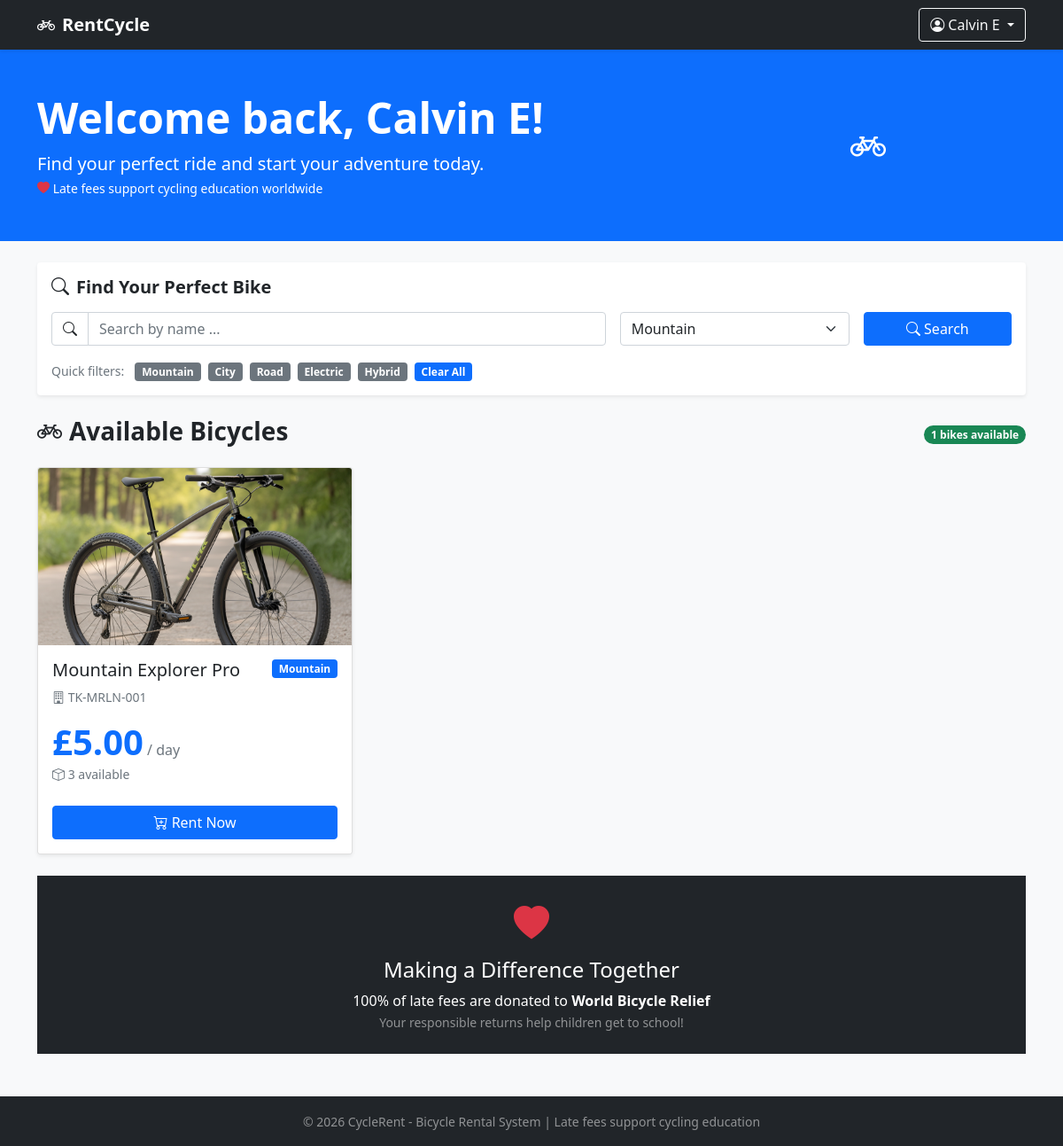
/user/dashboard.php?category=Mountain (signed in), run on the app's committed database.
### tables this page shows
CREATE TABLE bicycles (
    bike_id int(11) NOT NULL AUTO_INCREMENT,  
    name varchar(100) NOT NULL,
    category varchar(50) NOT NULL,
    serial_number varchar(100) DEFAULT NULL,
    price_per_day decimal(10,2) DEFAULT '10.00',
    quantity int(11) DEFAULT '1',
    created_at timestamp DEFAULT CURRENT_TIMESTAMP,
    PRIMARY KEY (bike_id),   
    UNIQUE KEY serial_number (serial_number)
);

### user/dashboard.php (the view, shortened to what this page needs)
<?php
require_once __DIR__ . '/../config/connection.php';
$search = isset($_GET['search']) ? mysqli_real_escape_string($db, $_GET['search']) : '';
$category = isset($_GET['category']) ? mysqli_real_escape_string($db, $_GET['category']) : '';
$bikes_sql = "SELECT * FROM bicycles WHERE quantity > 0";
if (!empty($category)) {
    $bikes_sql .= " AND category = '$category'";
}
$bikes_sql .= " ORDER BY name ASC";
$available_bikes = $db->query($bikes_sql);
function getBikeImage($category) {
    $imageMap = [
        'Mountain' => 'mountain_bike.jpg',
        'City' => 'city_bike.jpg',
        'Road' => 'road_bike.jpg',
        'Electric' => 'electric_bike.jpg',
        'Hybrid' => 'hybrid_bike.jpg',
        'Kids' => 'kids_bike.jpg',
        'Cruiser' => 'cruiser_bike.jpg'
    ];
    $filename = isset($imageMap[$category]) ? $imageMap[$category] : 'default_bike.jpg';
    return '../assets/images/bikes/' . $filename;
}
?>
<!DOCTYPE html>
<html lang="en">
<head>
    <link href="https://cdn.jsdelivr.net/npm/bootstrap@5.1.3/dist/css/bootstrap.min.css" rel="stylesheet">
    <link rel="stylesheet" href="https://cdn.jsdelivr.net/npm/bootstrap-icons@1.11.0/font/bootstrap-icons.css">
</head>
<body class="bg-light">
<nav class="navbar navbar-dark bg-dark sticky-top shadow-sm">
    <div class="container">
        <a class="navbar-brand fw-bold" href="#">
            <i class="bi bi-bicycle me-2"></i>RentCycle
        </a>
        <div class="dropdown">
            <button class="btn btn-outline-light dropdown-toggle" type="button" data-bs-toggle="dropdown">
                <i class="bi bi-person-circle"></i> <?php echo $_SESSION['fullname']; ?>
            </button>
        </div>
    </div>
</nav>
<div class="bg-primary text-white py-5 mb-4">
    <div class="container">
        <div class="row align-items-center">
            <div class="col-lg-8">
                <h1 class="display-5 fw-bold">Welcome back, <?php echo $_SESSION['fullname']; ?>!</h1>
                <p class="lead mb-0">Find your perfect ride and start your adventure today.</p>
                <small><i class="bi bi-heart-fill text-danger"></i> Late fees support cycling education worldwide</small>
            </div>
            <div class="col-lg-4 text-center d-none d-lg-block">
                <i class="bi bi-bicycle fs-1"></i>
            </div>
        </div>
    </div>
</div>
<div class="container">
    <div class="card shadow-sm border-0 rounded-4 mb-4">
        <div class="card-body">
            <h5 class="mb-3 fw-bold">
                <i class="bi bi-search me-2"></i>Find Your Perfect Bike
            </h5>
            <form method="GET" action="" class="mb-3">
                <div class="row g-3">
                    <div class="col-md-7">
                        <div class="input-group">
                            <span class="input-group-text bg-white"><i class="bi bi-search"></i></span>
                            <input type="text" name="search" class="form-control"
                                   placeholder="Search by name ..."
                                   value="<?php echo htmlspecialchars($search); ?>">
                        </div>
                    </div>
                    <div class="col-md-3">
                        <select name="category" class="form-select">
                            <option value="Mountain" <?php echo $category == 'Mountain' ? 'selected' : ''; ?>>Mountain</option>
                        </select>
                    </div>
                    <div class="col-md-2">
                        <button type="submit" class="btn btn-primary w-100">
                            <i class="bi bi-search"></i> Search
                        </button>
                    </div>
                </div>
            </form>
            <div>
                <span class="text-muted small me-2">Quick filters:</span>
                <a href="?category=Mountain" class="badge bg-secondary text-decoration-none me-1">Mountain</a>
                <a href="?category=City" class="badge bg-secondary text-decoration-none me-1">City</a>
                <a href="?category=Road" class="badge bg-secondary text-decoration-none me-1">Road</a>
                <a href="?category=Electric" class="badge bg-secondary text-decoration-none me-1">Electric</a>
                <a href="?category=Hybrid" class="badge bg-secondary text-decoration-none me-1">Hybrid</a>
                <a href="?" class="badge bg-primary text-decoration-none">Clear All</a>
            </div>
        </div>
    </div>
    <div class="d-flex justify-content-between align-items-center mb-3">
        <h3 class="fw-bold">
            <i class="bi bi-bicycle me-2"></i>Available Bicycles
        </h3>
        <span class="badge bg-success rounded-pill"><?php echo $available_bikes ? $available_bikes->num_rows : 0; ?> bikes available</span>
    </div>
    <div class="row">
        <?php if($available_bikes && $available_bikes->num_rows > 0): ?>
            <?php while($bike = $available_bikes->fetch_assoc()): ?>
            <div class="col-lg-4 col-md-6 mb-4">
                <div class="card h-100 shadow-sm">
                    <img src="<?php echo getBikeImage($bike['category']); ?>"
                         class="card-img-top"
                         style="height: 200px; object-fit: cover;"
                         alt="<?php echo $bike['name']; ?>">
                    <div class="card-body">
                        <div class="d-flex justify-content-between align-items-start">
                            <h5 class="card-title mb-0"><?php echo $bike['name']; ?></h5>
                            <span class="badge bg-primary"><?php echo $bike['category']; ?></span>
                        </div>
                        <p class="card-text text-muted small mt-2">
                            <i class="bi bi-building"></i> <?php echo $bike['serial_number'] ?: 'Model Number'; ?>
                        </p>
                        <div class="mt-3">
                            <span class="display-6 text-primary fw-bold">£<?php echo number_format($bike['price_per_day'], 2); ?></span>
                            <span class="text-muted">/ day</span>
                            <div>
                                <small class="text-muted">
                                    <i class="bi bi-box"></i> <?php echo $bike['quantity']; ?> available
                                </small>
                            </div>
                        </div>
                    </div>
                    <div class="card-footer bg-white border-0 pb-3">
                        <button class="btn btn-primary w-100" data-bs-toggle="modal" data-bs-target="#rentModal<?php echo $bike['bike_id']; ?>">
                            <i class="bi bi-cart-plus"></i> Rent Now
                        </button>
                    </div>
                </div>
            </div>
            <?php endwhile; ?>
        <?php endif; ?>
    </div>
    <div class="bg-dark text-white rounded-4 p-4 text-center mb-5">
        <i class="bi bi-heart-fill text-danger fs-1"></i>
        <h4 class="mt-2">Making a Difference Together</h4>
        <p class="mb-0">100% of late fees are donated to <strong>World Bicycle Relief</strong></p>
        <small class="text-white-50">Your responsible returns help children get to school!</small>
    </div>
</div>
<footer class="bg-dark text-white-50 text-center py-3 mt-4">
        <div class="container">
            <small>&copy; 2026 CycleRent - Bicycle Rental System | Late fees support cycling education</small>
        </div>
</footer>
</body>
</html>

### data on the page
bicycles: name "Mountain Explorer Pro", category "Mountain", serial_number "TK-MRLN-001", price_per_day "5.00", quantity "3"

### other printed values
$_SESSION['fullname'] "Calvin E"
$available_bikes->num_rows "1"
